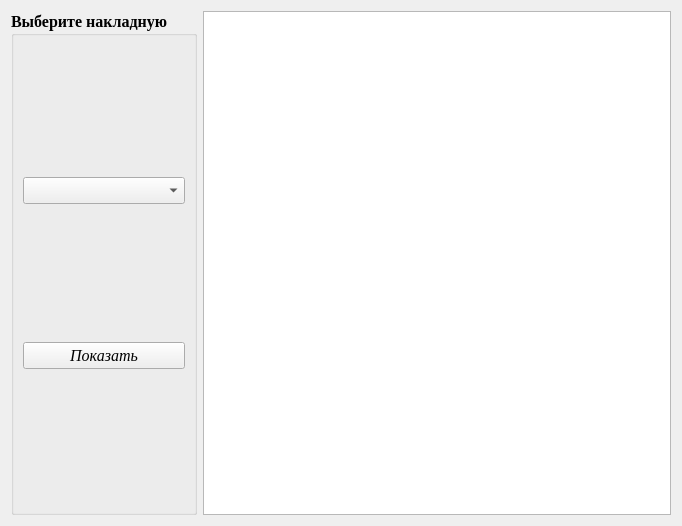
<?xml version="1.0" encoding="UTF-8"?>
<ui version="4.0">
 <class>the_maximum_price_of_the_goods_in_the_invoice</class>
 <widget class="QWidget" name="the_maximum_price_of_the_goods_in_the_invoice">
  <property name="geometry">
   <rect>
    <x>0</x>
    <y>0</y>
    <width>682</width>
    <height>526</height>
   </rect>
  </property>
  <property name="windowTitle">
   <string>Form</string>
  </property>
  <layout class="QGridLayout" name="gridLayout_2">
   <item row="0" column="0">
    <widget class="QGroupBox" name="groupBox">
     <property name="font">
      <font>
       <family>Times New Roman</family>
       <pointsize>12</pointsize>
       <weight>75</weight>
       <bold>true</bold>
      </font>
     </property>
     <property name="title">
      <string>Выберите накладную</string>
     </property>
     <layout class="QGridLayout" name="gridLayout">
      <item row="0" column="0">
       <widget class="QComboBox" name="invoice_document_number">
        <property name="font">
         <font>
          <family>Times New Roman</family>
          <pointsize>12</pointsize>
          <weight>50</weight>
          <bold>false</bold>
         </font>
        </property>
       </widget>
      </item>
      <item row="1" column="0">
       <widget class="QPushButton" name="show">
        <property name="font">
         <font>
          <family>Times New Roman</family>
          <pointsize>12</pointsize>
          <weight>50</weight>
          <italic>true</italic>
          <bold>false</bold>
         </font>
        </property>
        <property name="text">
         <string>Показать</string>
        </property>
       </widget>
      </item>
     </layout>
    </widget>
   </item>
   <item row="0" column="1">
    <widget class="QTableView" name="table_of_invoices"/>
   </item>
  </layout>
 </widget>
 <resources/>
 <connections/>
</ui>
